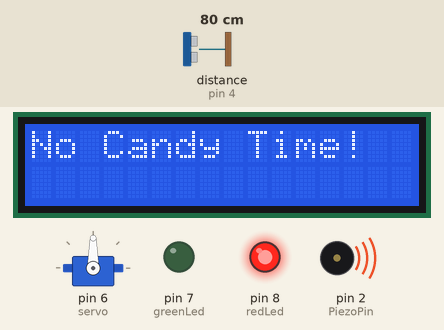
A sketch run on a simulated Arduino Uno, built with avr-gcc and run on an emulated ATmega328P. On the bench: servo, 16×2 character LCD, output pins drawn as LEDs (lit = HIGH), buzzer (waves = sounding, pin HIGH). Wiring (inferred from the names in the program): ultrasonic range finder: trigger pin 5; echo pin 4. Inputs (shaded band) come from the test bench; at power-on: distance to the obstacle (sensor on pin 4) 80 cm. The echo pulse lasts 58.3 µs per cm; pins used as bus, display or sensor lines are not drawn; what the sketch prints to the serial monitor is not drawn.

Above: at 1.2 s.
1.3 s: distance to the obstacle (sensor on pin 4) set to 35 cm
2.8 s: distance to the obstacle (sensor on pin 4) set to 28 cm
At 3.4 s:
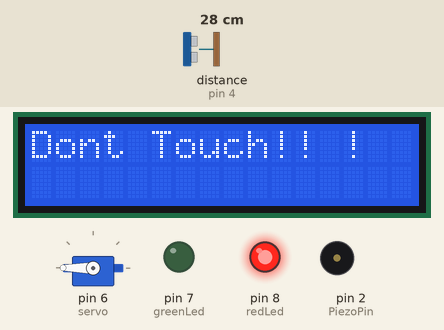
4.3 s: distance to the obstacle (sensor on pin 4) set to 60 cm
At 4.7 s:
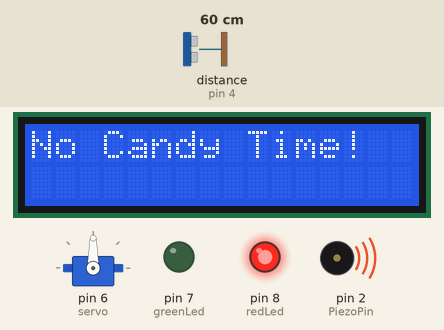
5.8 s: distance to the obstacle (sensor on pin 4) set to 2 cm
At 10.9 s:
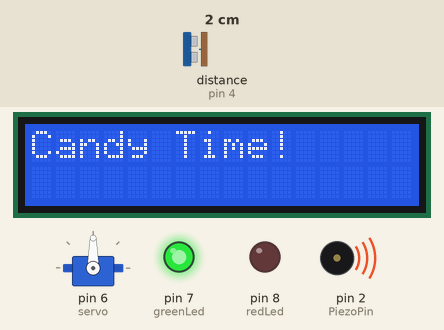
Timing chart, 0 to 29.5 s (numbered marks = the images above; inputs shaded):
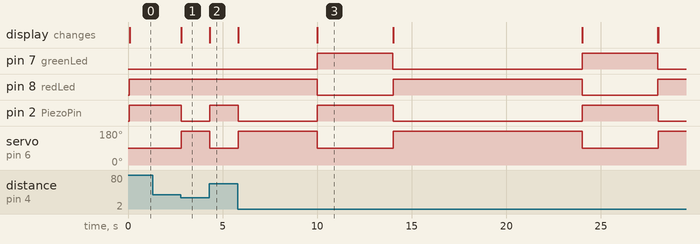

The sketch:

Arduino1_Group21.ino
```cpp
#include <LiquidCrystal_I2C.h>
#include <Servo.h>
Servo servo;
#include <Wire.h>
// initialize the library with the numbers of the interface pins
LiquidCrystal_I2C lcd_1(0x27, 16, 2);
#define pingPin 4
#define trigPin 5
#define redLed  8
#define greenLed  7
#define PiezoPin  2


//Input
int no_candy_time_duration = 10; // define no candy time duration
int candy_time_duration = 4; // define candy time duration

//Help variables
unsigned long previousMillis=0;
bool isCandyTime = false;
long duration, cm, distance;
int interval;
int interval2;

void setup() {
  interval = 1000*no_candy_time_duration;
  interval2 = 1000*candy_time_duration;
  Serial.begin(9600);
  servo.attach(6);
  lcd_1.init();
  lcd_1.backlight();
  pinMode(pingPin, INPUT);
  pinMode(trigPin, OUTPUT);
  pinMode(redLed, OUTPUT);
  pinMode(greenLed, OUTPUT);
  pinMode(PiezoPin, OUTPUT);
  digitalWrite(PiezoPin, HIGH);

}

void loop() {
  unsigned long currentMillis = millis();
  Serial.println(isCandyTime);
  if((unsigned long)(currentMillis - previousMillis) < interval && isCandyTime == false){
    digitalWrite(redLed, HIGH);
    distance = checkDistance();
    if(distance <= 30){
      printScreen("Dont Touch!! ");
      digitalWrite(PiezoPin, LOW);
      startServo();
    }
    else{
     servo.write(90);
     digitalWrite(PiezoPin, HIGH);
     printScreen("No Candy Time!");
    }
  }

  else if ((unsigned long)(currentMillis - previousMillis) >= interval && isCandyTime == false) {
      candyTime();
   }

  else if((unsigned long)(currentMillis - previousMillis) >= (interval+interval2) && isCandyTime == true) {
    digitalWrite(greenLed, LOW);
    previousMillis = currentMillis;
    isCandyTime = false;
    printScreen("No Candy Time!");
  }

}
void candyTime(){
    servo.write(90);
    digitalWrite(PiezoPin, HIGH);
    digitalWrite(redLed, LOW);
    digitalWrite(greenLed, HIGH);
  	isCandyTime = true;
    printScreen("Candy Time!   ");
}

void printScreen(String print){
  lcd_1.setCursor(0, 0);
  lcd_1.print(print);
}

double checkDistance(){

  // The PING))) is triggered by a HIGH pulse of 2 or more microseconds.
  // Give a short LOW pulse beforehand to ensure a clean HIGH pulse:
  digitalWrite(trigPin, LOW);
  delayMicroseconds(2);
  // Sets the trigPin HIGH (ACTIVE) for 10 microseconds
  digitalWrite(trigPin, HIGH);
  delayMicroseconds(10);
  digitalWrite(trigPin, LOW);
  // Reads the pingPin, returns the sound wave travel time in microseconds
  duration = pulseIn(pingPin, HIGH);
  // convert the time into a distance
  // Calculating the distance
  distance = duration * 0.034 / 2;
  // Speed of sound wave divided by 2 (go and back)
  return distance;
}
void startServo(){

  Serial.println((String)distance);
  servo.write(180);

}
```

Measured:
- the behaviour switches between 32 and 31 cm on distance to the obstacle (sensor on pin 4) (found by bisection; images 0 and 1)
- after the input at 2.8 s, pin 2 (PiezoPin): HIGH → LOW at once; servo on pin 6 (servo): 90° → 180° at once; the display: changes at once (image 1)
- after the input at 4.3 s, pin 2 (PiezoPin): LOW → HIGH at once; servo on pin 6 (servo): 180° → 90° at once; the display: changes at once (image 2)
- after the input at 5.8 s, pin 2 (PiezoPin): goes LOW 4.2 s, HIGH 4.0 s, LOW 10.0 s, HIGH 4.0 s, then LOW, starting at once; servo on pin 6 (servo): goes 180° 4.2 s, 90° 4.0 s, 180° 10.0 s, 90° 4.0 s, then 180°, starting at once; the display: first changes at once (image 3 shows a later state)
- by itself, pin 7 (greenLed): alternates HIGH for 4.0 s and LOW for 10.0 s
- by itself, pin 8 (redLed): alternates HIGH for 10.0 s and LOW for 4.0 s
